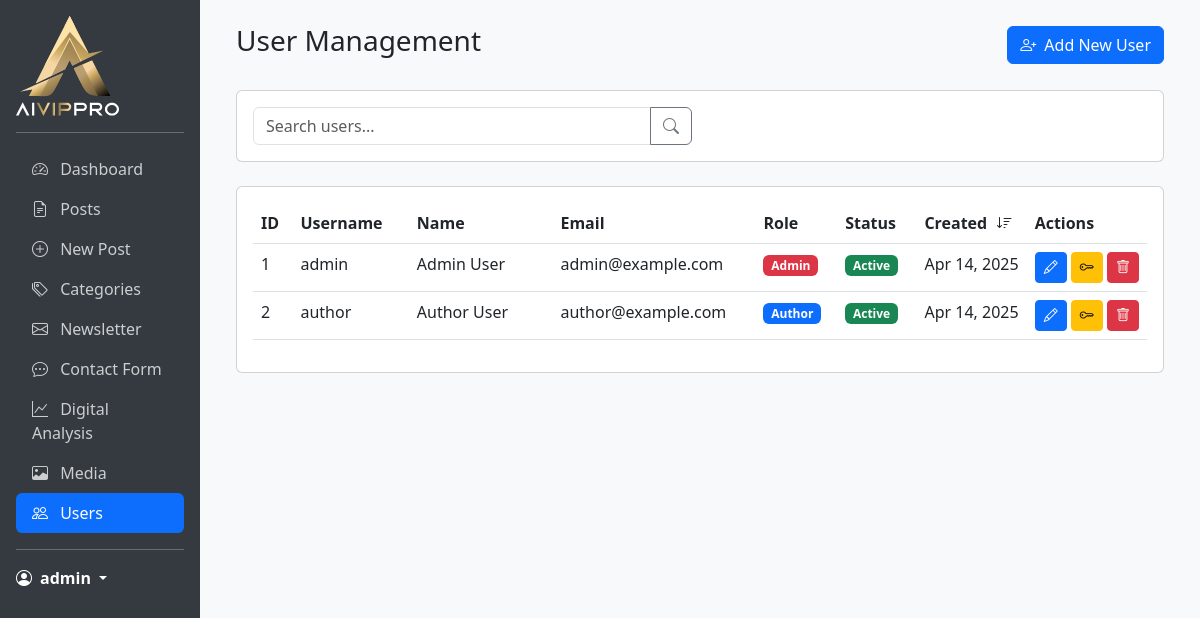
Page /admin/index.php?page=users (signed in) on the committed database.
### tables this page shows
CREATE TABLE IF NOT EXISTS users (
    id INT PRIMARY KEY AUTO_INCREMENT,
    username VARCHAR(50) NOT NULL UNIQUE,
    email VARCHAR(100) NOT NULL UNIQUE,
    password VARCHAR(255) NOT NULL,
    first_name VARCHAR(50) NOT NULL,
    last_name VARCHAR(50) NOT NULL,
    role ENUM('admin', 'author') NOT NULL DEFAULT 'author',
    status ENUM('active', 'inactive') NOT NULL DEFAULT 'active',
    last_login DATETIME,
    created_at DATETIME NOT NULL DEFAULT CURRENT_TIMESTAMP,
    updated_at DATETIME NOT NULL DEFAULT CURRENT_TIMESTAMP ON UPDATE CURRENT_TIMESTAMP,
    INDEX idx_username (username),
    INDEX idx_email (email),
    INDEX idx_role (role),
    INDEX idx_status (status)
);

### admin/pages/users.php (the view, shortened to what this page needs)
<?php
$page = isset($_GET['page_num']) ? (int)$_GET['page_num'] : 1;
$limit = 10;
$search = isset($_GET['search']) ? $_GET['search'] : '';
$sort_column = isset($_GET['sort']) ? $_GET['sort'] : 'created_at';
$sort_direction = isset($_GET['direction']) ? $_GET['direction'] : 'desc';
$db = new Database();
$conn = $db->getConnection();
$query = "SELECT * FROM users WHERE 1=1";
$params = [];
$types = "";
$offset = ($page - 1) * $limit;
$query .= " ORDER BY $sort_column $sort_direction LIMIT ? OFFSET ?";
$params[] = $limit;
$params[] = $offset;
$types .= "ii";
$stmt = $conn->prepare($query);
if (!empty($params)) {
    $stmt->bind_param($types, ...$params);
}
$stmt->execute();
$users = $stmt->get_result();
?>
<div class="container-fluid">
    <div class="d-flex justify-content-between align-items-center mb-4">
        <h1 class="h3">User Management</h1>
        <button type="button" class="btn btn-primary" data-bs-toggle="modal" data-bs-target="#addUserModal">
            <i class="bi bi-person-plus me-2"></i>Add New User
        </button>
    </div>
    <div class="card mb-4">
        <div class="card-body">
            <form method="GET" class="row g-3">
                <div class="col-md-6">
                    <div class="input-group">
                        <input type="text" class="form-control" name="search" placeholder="Search users..."
                               value="<?php echo htmlspecialchars($search); ?>">
                        <button class="btn btn-outline-secondary" type="submit">
                            <i class="bi bi-search"></i>
                        </button>
                    </div>
                </div>
            </form>
        </div>
    </div>
    <div class="card">
        <div class="card-body">
            <div class="table-responsive">
                <table class="table table-hover">
                    <thead>
                        <tr>
                            <th class="sortable" data-column="id">
                                ID
                            </th>
                            <th class="sortable" data-column="username">
                                Username
                            </th>
                            <th class="sortable" data-column="first_name">
                                Name
                            </th>
                            <th class="sortable" data-column="email">
                                Email
                            </th>
                            <th class="sortable" data-column="role">
                                Role
                            </th>
                            <th class="sortable" data-column="status">
                                Status
                            </th>
                            <th class="sortable" data-column="created_at">
                                Created
                                <?php if ($sort_column === 'created_at'): ?>
                                    <i class="bi bi-sort-<?php echo $sort_direction === 'asc' ? 'up' : 'down'; ?>"></i>
                                <?php endif; ?>
                            </th>
                            <th>Actions</th>
                        </tr>
                    </thead>
                    <tbody>
                        <?php while ($user = $users->fetch_assoc()): ?>
                        <tr>
                            <td><?php echo $user['id']; ?></td>
                            <td><?php echo htmlspecialchars($user['username']); ?></td>
                            <td><?php echo htmlspecialchars($user['first_name'] . ' ' . $user['last_name']); ?></td>
                            <td><?php echo htmlspecialchars($user['email']); ?></td>
                            <td>
                                <span class="badge bg-<?php echo $user['role'] === 'admin' ? 'danger' : 'primary'; ?>">
                                    <?php echo ucfirst($user['role']); ?>
                                </span>
                            </td>
                            <td>
                                <span class="badge bg-<?php echo $user['status'] === 'active' ? 'success' : 'warning'; ?>">
                                    <?php echo ucfirst($user['status']); ?>
                                </span>
                            </td>
                            <td><?php echo date('M j, Y', strtotime($user['created_at'])); ?></td>
                            <td>
                                <button class="btn btn-sm btn-primary edit-user" data-user='<?php echo json_encode($user); ?>'>
                                    <i class="bi bi-pencil"></i>
                                </button>
                                <button class="btn btn-sm btn-warning reset-password" data-id="<?php echo $user['id']; ?>">
                                    <i class="bi bi-key"></i>
                                </button>
                                <button class="btn btn-sm btn-danger delete-user" data-id="<?php echo $user['id']; ?>">
                                    <i class="bi bi-trash"></i>
                                </button>
                            </td>
                        </tr>
                        <?php endwhile; ?>
                    </tbody>
                </table>
            </div>
        </div>
    </div>
</div>

### admin/pages/users.php (style rules this page uses)
.sortable { cursor: pointer; user-select: none; }
.sortable i { margin-left: 5px; }
.table th:nth-child(1), .table td:nth-child(1) { width: 5%; }
.table th:nth-child(2), .table td:nth-child(2) { width: 15%; }
.table th:nth-child(3), .table td:nth-child(3) { width: 20%; }
.table th:nth-child(4), .table td:nth-child(4) { width: 25%; }
.table th:nth-child(5), .table td:nth-child(5) { width: 10%; }
.table th:nth-child(6), .table td:nth-child(6) { width: 10%; }
.table th:nth-child(7), .table td:nth-child(7) { width: 10%; }
.table th:nth-child(8), .table td:nth-child(8) { width: 5%; }
.table td, .table th { white-space: nowrap; overflow: hidden; text-overflow: ellipsis; }

### rows in the picture
users: id "1", username "admin", first_name+last_name "Admin User", email "admin@example.com", role "Admin", status "Active", created_at "Apr 14, 2025"
users: id "2", username "author", first_name+last_name "Author User", email "author@example.com", role "Author", status "Active", created_at "Apr 14, 2025"

### other values in the picture
$_SESSION['username'] "admin"
